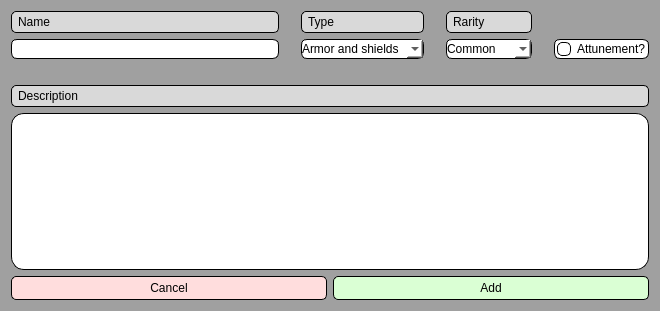
<?xml version="1.0" encoding="UTF-8"?>
<ui version="4.0">
 <class>magicItemAdder_window</class>
 <widget class="QDialog" name="magicItemAdder_window">
  <property name="geometry">
   <rect>
    <x>0</x>
    <y>0</y>
    <width>660</width>
    <height>311</height>
   </rect>
  </property>
  <property name="windowTitle">
   <string>Dialog</string>
  </property>
  <property name="styleSheet">
   <string notr="true">background: rgb(160, 160, 160)</string>
  </property>
  <layout class="QGridLayout" name="gridLayout">
   <item row="1" column="0">
    <widget class="QPushButton" name="magicItemAdderCancel_button">
     <property name="styleSheet">
      <string notr="true">QPushButton{
border-style: outset;
border-width: 1px;
border-radius: 5px;
border-color: black;
background-color:rgb(255, 221, 221);
padding:4px;
}

QPushButton::hover{
background-color: rgb(255, 184, 184);
}

QPushButton::pressed{
background-color: rgb(255, 140, 140);
}

</string>
     </property>
     <property name="text">
      <string>Cancel</string>
     </property>
     <property name="autoDefault">
      <bool>false</bool>
     </property>
    </widget>
   </item>
   <item row="1" column="1">
    <widget class="QPushButton" name="magicItemAdderAdd_button">
     <property name="styleSheet">
      <string notr="true">QPushButton{
border-style: outset;
border-width: 1px;
border-radius: 5px;
border-color: black;
background-color:rgb(218, 255, 212);
padding:4px;
}

QPushButton::hover{
background-color: rgb(182, 255, 181);
}

QPushButton::pressed{
background-color: rgb(135, 255, 129);
}

</string>
     </property>
     <property name="text">
      <string>Add</string>
     </property>
     <property name="autoDefault">
      <bool>false</bool>
     </property>
     <property name="default">
      <bool>true</bool>
     </property>
    </widget>
   </item>
   <item row="0" column="0" colspan="2">
    <layout class="QGridLayout" name="gridLayout_2">
     <item row="0" column="4" alignment="Qt::AlignTop">
      <widget class="QLabel" name="magicItemAdderRarity_label">
       <property name="styleSheet">
        <string notr="true">QLabel{
border-style: outset;
border-width: 1px;
border-radius: 5px;
border-color: black;
background-color:rgb(217,217,217);
padding:3px;
}</string>
       </property>
       <property name="frameShape">
        <enum>QFrame::Box</enum>
       </property>
       <property name="frameShadow">
        <enum>QFrame::Raised</enum>
       </property>
       <property name="text">
        <string>Rarity</string>
       </property>
      </widget>
     </item>
     <item row="0" column="0" alignment="Qt::AlignTop">
      <widget class="QLabel" name="magicItemAdderName_label">
       <property name="styleSheet">
        <string notr="true">QLabel{
border-style: outset;
border-width: 1px;
border-radius: 5px;
border-color: black;
background-color:rgb(217,217,217);
padding:3px;
}</string>
       </property>
       <property name="frameShape">
        <enum>QFrame::Box</enum>
       </property>
       <property name="frameShadow">
        <enum>QFrame::Raised</enum>
       </property>
       <property name="text">
        <string>Name</string>
       </property>
      </widget>
     </item>
     <item row="0" column="2" alignment="Qt::AlignTop">
      <widget class="QLabel" name="magicItemAdderType_label">
       <property name="styleSheet">
        <string notr="true">QLabel{
border-style: outset;
border-width: 1px;
border-radius: 5px;
border-color: black;
background-color:rgb(217,217,217);
padding:3px;
}</string>
       </property>
       <property name="frameShape">
        <enum>QFrame::Box</enum>
       </property>
       <property name="frameShadow">
        <enum>QFrame::Raised</enum>
       </property>
       <property name="text">
        <string>Type</string>
       </property>
      </widget>
     </item>
     <item row="1" column="2" alignment="Qt::AlignTop">
      <widget class="QComboBox" name="magicItemAdderType_entry">
       <property name="minimumSize">
        <size>
         <width>0</width>
         <height>20</height>
        </size>
       </property>
       <property name="styleSheet">
        <string notr="true">QComboBox{
background-color:white;
border-style: outset;
border-width: 1px;
border-radius: 6px;
border-color: black;
padding-right:4px
}

QComboBox::hover
{
background-color:lightGray
}</string>
       </property>
       <property name="sizeAdjustPolicy">
        <enum>QComboBox::AdjustToContents</enum>
       </property>
       <item>
        <property name="text">
         <string>Armor and shields</string>
        </property>
       </item>
       <item>
        <property name="text">
         <string>Weapons</string>
        </property>
       </item>
       <item>
        <property name="text">
         <string>Potions</string>
        </property>
       </item>
       <item>
        <property name="text">
         <string>Rings</string>
        </property>
       </item>
       <item>
        <property name="text">
         <string>Rods</string>
        </property>
       </item>
       <item>
        <property name="text">
         <string>Scrolls</string>
        </property>
       </item>
       <item>
        <property name="text">
         <string>Staffs</string>
        </property>
       </item>
       <item>
        <property name="text">
         <string>Wands</string>
        </property>
       </item>
       <item>
        <property name="text">
         <string>Wondrous Items</string>
        </property>
       </item>
      </widget>
     </item>
     <item row="1" column="4" alignment="Qt::AlignTop">
      <widget class="QComboBox" name="magicItemAdderRarity_entry">
       <property name="minimumSize">
        <size>
         <width>0</width>
         <height>20</height>
        </size>
       </property>
       <property name="styleSheet">
        <string notr="true">QComboBox{
background-color:white;
border-style: outset;
border-width: 1px;
border-radius: 6px;
border-color: black;
padding-right:4px
}

QComboBox::hover
{
background-color:lightGray
}</string>
       </property>
       <property name="sizeAdjustPolicy">
        <enum>QComboBox::AdjustToContents</enum>
       </property>
       <item>
        <property name="text">
         <string>Common</string>
        </property>
       </item>
       <item>
        <property name="text">
         <string>Uncommon</string>
        </property>
       </item>
       <item>
        <property name="text">
         <string>Rare</string>
        </property>
       </item>
       <item>
        <property name="text">
         <string>Very rare</string>
        </property>
       </item>
       <item>
        <property name="text">
         <string>Legendary</string>
        </property>
       </item>
      </widget>
     </item>
     <item row="0" column="6">
      <widget class="QLabel" name="magicItemAdderRarity_label_2">
       <property name="text">
        <string/>
       </property>
      </widget>
     </item>
     <item row="1" column="0" alignment="Qt::AlignTop">
      <widget class="QLineEdit" name="magicItemAdderName_entry">
       <property name="minimumSize">
        <size>
         <width>0</width>
         <height>20</height>
        </size>
       </property>
       <property name="styleSheet">
        <string notr="true">QLineEdit{
background-color: white;
border-style: outset;
border-width: 1px;
border-radius: 6px;
border-color: black
}

QLineEdit::hover{
background-color: rgb(225, 225, 225);
}</string>
       </property>
      </widget>
     </item>
     <item row="4" column="0" colspan="7">
      <widget class="QTextEdit" name="magicItemAdderDescription_textArea">
       <property name="styleSheet">
        <string notr="true">QTextEdit{
background-color: white;
border-style: outset;
border-width: 1px;
border-radius: 13px;
border-color: black
}

QTextEdit::hover{
background-color: rgb(225, 225, 225);
}</string>
       </property>
       <property name="acceptRichText">
        <bool>false</bool>
       </property>
      </widget>
     </item>
     <item row="1" column="6" alignment="Qt::AlignTop">
      <widget class="QCheckBox" name="magicItemAdderAttunement_checkBox">
       <property name="minimumSize">
        <size>
         <width>0</width>
         <height>20</height>
        </size>
       </property>
       <property name="styleSheet">
        <string notr="true">QCheckBox{
background-color: white;
border-style: outset;
border-width: 1px;
border-radius: 6px;
border-color: black;
padding: 2}

QCheckBox::indicator{
border-color:black;
border-style:outset;
border-width:1px;
border-radius:5px;
background-color:white
}

QCheckBox::indicator:hover{
background-color: rgb(225, 225, 225)
}

QCheckBox::indicator:checked{
background-color: rgb(75,75,75)
}</string>
       </property>
       <property name="text">
        <string>Attunement?</string>
       </property>
      </widget>
     </item>
     <item row="3" column="0" colspan="7">
      <widget class="QLabel" name="magicItemAdderDescription_label">
       <property name="styleSheet">
        <string notr="true">QLabel{
border-style: outset;
border-width: 1px;
border-radius: 5px;
border-color: black;
background-color:rgb(217,217,217);
padding:3px;
}</string>
       </property>
       <property name="frameShape">
        <enum>QFrame::Box</enum>
       </property>
       <property name="frameShadow">
        <enum>QFrame::Raised</enum>
       </property>
       <property name="text">
        <string>Description</string>
       </property>
      </widget>
     </item>
     <item row="2" column="0" colspan="7">
      <spacer name="verticalSpacer">
       <property name="orientation">
        <enum>Qt::Vertical</enum>
       </property>
       <property name="sizeType">
        <enum>QSizePolicy::Fixed</enum>
       </property>
       <property name="sizeHint" stdset="0">
        <size>
         <width>20</width>
         <height>20</height>
        </size>
       </property>
      </spacer>
     </item>
     <item row="0" column="1" rowspan="2">
      <spacer name="horizontalSpacer">
       <property name="orientation">
        <enum>Qt::Horizontal</enum>
       </property>
       <property name="sizeType">
        <enum>QSizePolicy::Fixed</enum>
       </property>
       <property name="sizeHint" stdset="0">
        <size>
         <width>10</width>
         <height>20</height>
        </size>
       </property>
      </spacer>
     </item>
     <item row="0" column="5" rowspan="2">
      <spacer name="horizontalSpacer_3">
       <property name="orientation">
        <enum>Qt::Horizontal</enum>
       </property>
       <property name="sizeType">
        <enum>QSizePolicy::Fixed</enum>
       </property>
       <property name="sizeHint" stdset="0">
        <size>
         <width>10</width>
         <height>20</height>
        </size>
       </property>
      </spacer>
     </item>
     <item row="0" column="3" rowspan="2">
      <spacer name="horizontalSpacer_2">
       <property name="orientation">
        <enum>Qt::Horizontal</enum>
       </property>
       <property name="sizeType">
        <enum>QSizePolicy::Fixed</enum>
       </property>
       <property name="sizeHint" stdset="0">
        <size>
         <width>10</width>
         <height>20</height>
        </size>
       </property>
      </spacer>
     </item>
    </layout>
   </item>
  </layout>
 </widget>
 <resources/>
 <connections/>
</ui>
